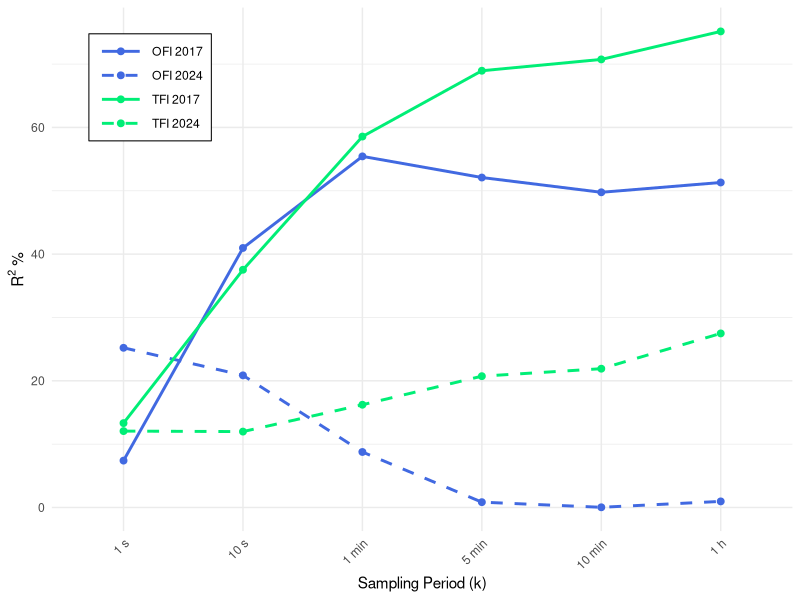

Recreate this plot in R.
## ---- chunk 1
# required libraries
library(ggplot2)
library(dplyr)
library(tidyr)

# data frame
k <- c('1 s', '10 s', '1 min', '5 min', '10 min', '1 h')
ofi_2017 <- c(7.40, 40.97, 55.43, 52.09, 49.76, 51.31)
ofi_2024 <- c(25.21, 20.86, 8.76, 0.84, 0.03, 0.96)
tfi_2017 <- c(13.32, 37.53, 58.56, 68.95, 70.74, 75.16)
tfi_2024 <- c(12.06, 11.98, 16.22, 20.73, 21.91, 27.48)

# Reshape data to long format for better plotting
data_long <- data.frame(
  k = factor(rep(k, 4), levels = k),
  value = c(ofi_2017, ofi_2024, tfi_2017, tfi_2024),
  type = rep(c("OFI", "OFI", "TFI", "TFI"), each = 6),
  year = rep(c("2017", "2024", "2017", "2024"), each = 6),
  group = rep(c("OFI 2017", "OFI 2024", "TFI 2017", "TFI 2024"), each = 6)
)

#  plot
ggplot(data_long, aes(x = k, y = value, group = group, color = group, linetype = group)) +
  geom_line(size = 1) +
  geom_point(size = 2) +
  scale_color_manual(
    name = NULL,
    values = c("OFI 2017" = "royalblue", "OFI 2024" = "royalblue", 
               "TFI 2017" = "springgreen2", "TFI 2024" = "springgreen2")
  ) +
  scale_linetype_manual(
    name = NULL,
    values = c("OFI 2017" = "solid", "OFI 2024" = "dashed", 
               "TFI 2017" = "solid", "TFI 2024" = "dashed")
  ) +
  labs(
    x = "Sampling Period (k)",
    y = expression("R"^2 ~ "%")
  ) +
  theme_minimal() +
  theme(
    legend.position = c(0.05, 0.95),  
    legend.justification = c(0, 1),   
    legend.direction = "vertical",
    legend.box.background = element_rect(color = "black", fill = "white"),
    legend.margin = margin(4, 6, 4, 6),
    legend.key.width = unit(1.2, "cm"),
    axis.text.x = element_text(angle = 45, hjust = 1),
    plot.title = element_text(hjust = 0.5)
  )
